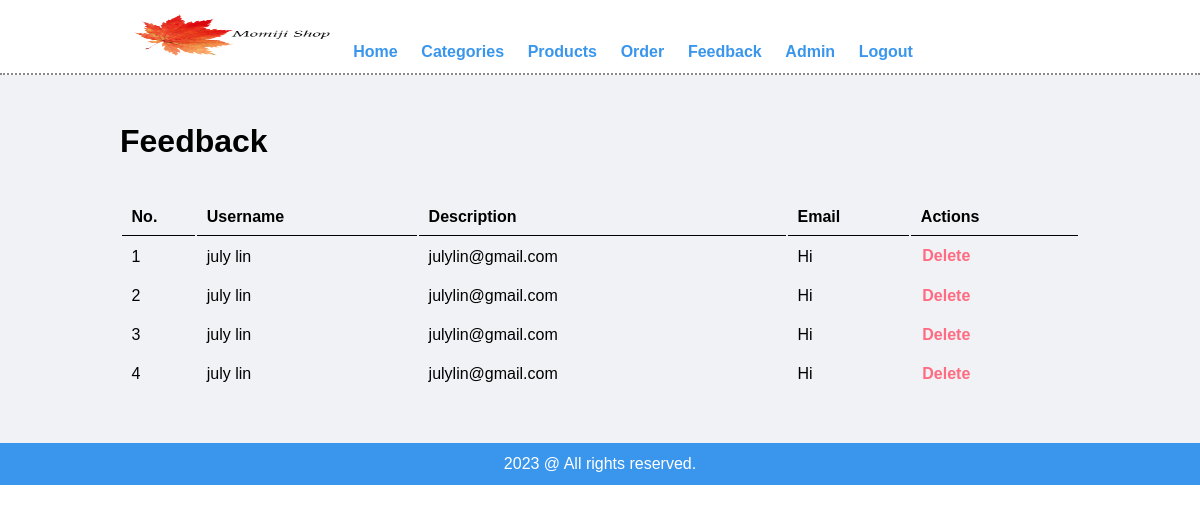
Screenshot of /admin/admin_feedback.php (signed in) with the database file from the repository.
### tables this page shows
CREATE TABLE `feedback` (
  `id` int(11) NOT NULL,
  `name` varchar(255) NOT NULL,
  `email` varchar(255) NOT NULL,
  `description` varchar(255) NOT NULL
);

### admin/admin_feedback.php (the view, shortened to what this page needs)
<?php include("part/header.php"); ?>
        <div class="main-content">
            <div class="wrapper">
                <h1>Feedback</h1><br><br>
                <table class="tbl-full">
                    <tr>
                        <th>No.</th>
                        <th>Username</th>
                        <th>Description</th>
                        <th>Email</th>
                        <th>Actions</th>
                    </tr>
                    <?php
                        $sql = "SELECT * FROM feedback ORDER BY id DESC";
                        $res = mysqli_query($conn, $sql);
                        $count = mysqli_num_rows($res);
                        $i = 1;
                        if($count>0){
                            while($row=mysqli_fetch_assoc($res)){
                                $id = $row['id'];
                                $name = $row['name'];
                                $email = $row['email'];
                                $description = $row['description'];
                                ?>
                                <tr>
                                    <td><?php echo $i++;?></td>
                                    <td><?php echo $name;?></td>
                                    <td><?php echo $email;?></td>
                                    <td><?php echo $description;?></td>
                                    <td>
                                        <a href="<?php echo SITE; ?>admin/delete_feedback.php?id=<?php echo $id; ?>" class="btn-danger">Delete</a>
                                    </td>
                                </tr>
                                <?php
                            }
                        }else{
                            echo "<tr><td colspan='12'>No Feedback.</td></tr>";
                        }
                    ?>
                </table>
            </div>
        </div>
<?php include("part/footer.php"); ?>

### admin/css/adminstyle.css (style rules this page uses)
* { margin: 0; padding: 0; font-family: Arial, Helvetica, sans-serif; }
.wrapper { padding: 1%; width: 80%; margin: 0 auto; }
.tbl-full { width: 100%; }
table tr th { border-bottom: 1px solid black; padding: 1%; text-align: left; }
table tr td { padding: 1%; }
.btn-danger { color: #ff6b81; padding: 1%; text-decoration: none; font-weight: bold; }
.main-content { background-color: #f1f2f6; padding: 3% 0; }

### rows the page displays
feedback: name "july lin", email "julylin@gmail.com", description "Hi"
feedback: name "july lin", email "julylin@gmail.com", description "Hi"
feedback: name "july lin", email "julylin@gmail.com", description "Hi"
feedback: name "july lin", email "julylin@gmail.com", description "Hi"
